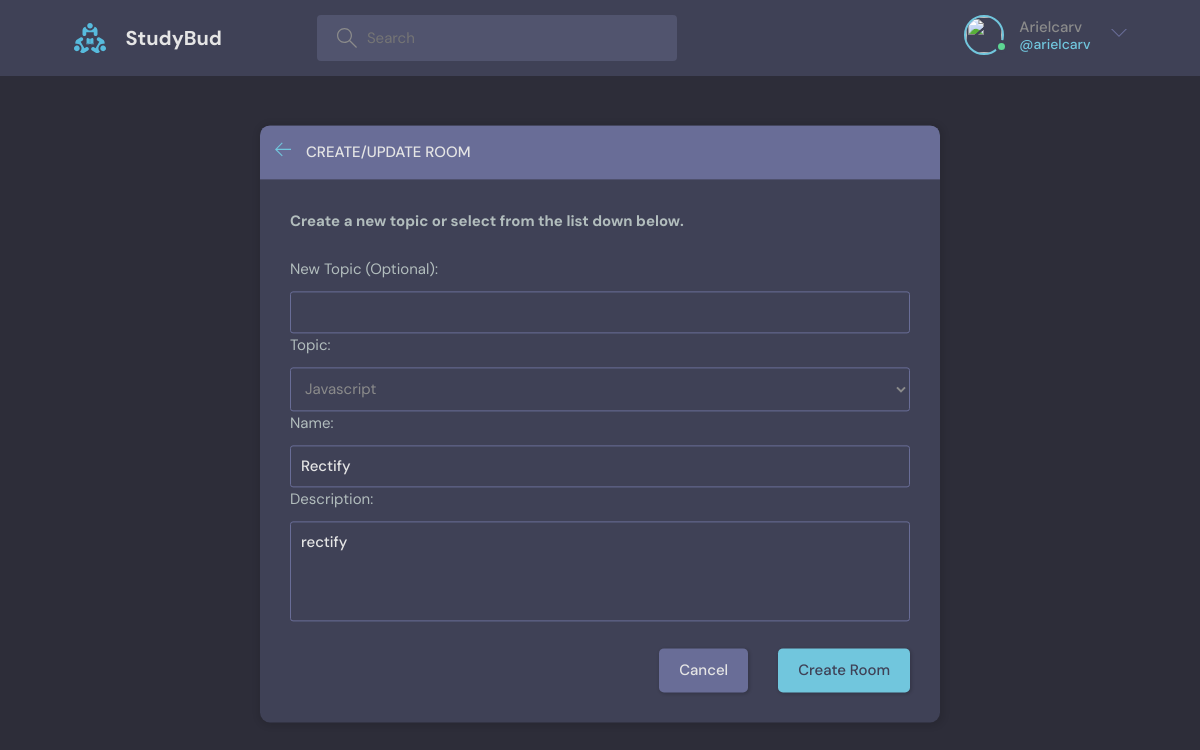
The app's page /update-room/14 (signed in) with its own data.
### general/models.py (models this page shows, shortened)
class Room(models.Model):
    host = models.ForeignKey(
        get_user_model(), on_delete=models.CASCADE, null=False, blank=False
    )
    topic = models.ForeignKey(Topic, on_delete=models.SET_NULL, null=True, blank=False)
    name = models.CharField(max_length=200)
    description = models.TextField(null=True, blank=True)
    participants = models.ManyToManyField(
        get_user_model(), related_name="participants", blank=True
    )
    created = models.DateTimeField(auto_now_add=True)
    updated = models.DateTimeField(auto_now=True)
    class Meta:
        ordering = ["-updated", "-created"]

class Topic(models.Model):
    name = models.CharField(max_length=200)
    description = models.TextField(null=True, blank=True)
    created = models.DateTimeField(auto_now_add=True)
    updated = models.DateTimeField(auto_now=True)
    def __str__(self):
        return self.name

### general/views.py (the view, shortened to what this page needs)
# urls.py: path("update-room/<str:pk>", UpdateRoom.as_view(), name="update-room"),
class UpdateRoom(UserPassesTestMixin, UpdateView):
    model = Room
    template_name = "general/room_form.html"
    form_class = RoomForm
    success_url = reverse_lazy("home")
    def test_func(self):
        if (
            self.request.user == self.get_object().host
            or self.request.user.is_superuser
        ):
            return True
        PermissionDenied("You are not the host of this room.")
    def dispatch(self, request, *args, **kwargs):
        try:
            return super().dispatch(request, *args, **kwargs)
        except PermissionDenied:
            messages.error(
                self.request, "You don't have permission to access this room."
            )
            return redirect("home")
    def get_context_data(self, **kwargs):
        context = super().get_context_data(**kwargs)
        context["topics"] = Topic.objects.all()
        return context

### general/forms.py
class RoomForm(ModelForm):
    new_topic = forms.CharField(
        max_length=200, required=False, label="New Topic (Optional)"
    )
    class Meta:
        model = Room
        required_fields = ["topic", "name"]
        fields = ["new_topic", "topic", "name", "description"]

### general/templates/general/room_form.html (shortened to what this page needs)
{% extends 'main.html' %}
{% block content %}
  <main class="create-room layout">
    <div class="container">
      <div class="layout__box">
        <div class="layout__boxHeader">
          <div class="layout__boxTitle">
            <a href="{{ request.META.HTTP_REFERER|escape }}">
              <svg version="1.1" xmlns="http://www.w3.org/2000/svg" width="32" height="32" viewBox="0 0 32 32">
                <title>arrow-left</title>
                <path
                  d="M13.723 2.286l-13.723 13.714 13.719 13.714 1.616-1.611-10.96-10.96h27.625v-2.286h-27.625l10.965-10.965-1.616-1.607z">
                </path>
              </svg>
            </a>
            <h3>Create/Update Room</h3>
          </div>
        </div>
        <div class="layout__body">
          <form class="form" method="POST" action="">
            <h3>Create a new topic or select from the list down below.</h3>
            <br>
            <div class="form__group">
              {{ form.as_p }}
            </div>
            <div class="form__action">
              <a class="btn btn--dark" href="{{ request.META.HTTP_REFERER|escape }}">Cancel</a>
              <button class="btn btn--main" type="submit" value="Submit">Create Room</button>
            </div>
          </form>
        </div>
      </div>
    </div>
  </main>
{% endblock %}

### templates/components/navbar.html (shortened to what this page needs)
{% load static %}
{% block css %}
  <link rel="stylesheet" href="{% static 'style/navbar.css' %}">
{% endblock %}
<header class="header deaher--loggedIn">
  <div class="container">
    <a href="{% url 'home' %}" class="header__logo">
      <img src="{% static 'img/logo.svg' %}" alt="Logo"/>
      <h1>StudyBud</h1>
    </a>
    <form class="header__search" method="GET" action="{% url 'home' %}">
      <label>
        <input type="text" name="query" placeholder="Search"/>
      </label>
    </form>
    <nav class="header__menu">
      {% if request.user.is_authenticated %}
        <div class="header__user">
          <a href="{% url 'profile' request.user.id %}">
            <div class="avatar avatar--medium active">
              <img src="https://api.lorem.space/image/face?w=100&h=100"/>
            </div>
            <p>
              {{ request.user.username|capfirst }}
              <span>@{{ request.user.username }}</span>
            </p>
          </a>
          <button class="dropdown-button">
            <svg
              xmlns="http://www.w3.org/2000/svg"
              width="32"
              height="32"
              viewBox="0 0 32 32"
            >
              <title>chevron-down</title>
              <path d="M16 21l-13-13h-3l16 16 16-16h-3l-13 13z"></path>
            </svg>
          </button>
        </div>
      {% else %}
        <a href="{% url 'login' %}">
          <img src="{% static 'img/avatar.svg' %}"/>
          <p>Login</p>
        </a>
      {% endif %}
    </nav>
  </div>
</header>

### general/static/style/main.css (style rules this page uses)
:root { --color-main: #71c6dd; --color-main-light: #e1f6fb; --color-dark: #3f4156; --color-dark-medium: #51546e; --color-dark-light: #696d97; --color-light: #e5e5e5; --color-gray: #8b8b8b; --color-light-gray: #b2bdbd; --color-bg: #2d2d39; --color-success: #5dd693; --color-error: #fc4b0b; }
* { font-family: "DM Sans", -apple-system, BlinkMacSystemFont, "Segoe UI", Roboto, Oxygen, Ubuntu, Cantarell, "Open Sans", "Helvetica Neue", sans-serif; margin: 0; padding: 0; box-sizing: border-box; text-rendering: optimizeLegibility; font-size: inherit; }
html { font-size: 56.25%; }
@media only screen and (min-width: 1200px) { html { font-size: 62.5%; } }
body { line-height: 1.6; font-weight: 400; font-size: 1.5rem; color: var(--color-light-gray); background-color: var(--color-bg); min-height: 100vh; }
img { width: 100%; }
a { display: inline-block; color: var(--color-main); text-decoration: none; }
.container { max-width: 120rem; width: 90%; margin: auto; }
.btn { background-color: transparent; border: none; display: inline-flex; align-items: center; gap: 1rem; cursor: pointer; transition: all ease-in-out 0.3s; padding: 1rem 2rem; border-radius: 5px; box-shadow: 1px 1px 3px 1px rgba(0, 0, 0, 0.15); font-weight: 500; }
.btn--main { background-color: var(--color-main); color: var(--color-dark); }
.btn--dark { background-color: var(--color-dark-light); color: var(--color-light); }
.avatar { position: relative; display: inline-block; border-radius: 50%; border: 2px solid var(--color-main); }
.avatar img { display: block; border-radius: 50%; object-fit: cover; object-position: center; }
.avatar::after { content: ""; display: block; position: absolute; background-color: var(--color-gray); z-index: 111; border-radius: 50%; border: 0.3rem solid var(--color-dark); }
.avatar.active::after { background-color: var(--color-success); }
.avatar.avatar--medium img { width: 3.6rem; height: 3.6rem; border-radius: 50%; }
.avatar.avatar--medium:after { width: 0.7rem; height: 0.7rem; bottom: 0; right: -6px; }
.layout { margin-top: 2.4rem; }
.layout > .container { display: flex; justify-content: space-between; align-items: flex-start; }
.layout__box { width: 90%; max-width: 48rem; min-height: 40rem; position: absolute; top: 50%; left: 50%; transform: translate(-50%, -46%); background-color: var(--color-dark); border-radius: 1rem; box-shadow: 1px 1px 6px 3px rgba(0, 0, 0, 0.1); overflow: hidden; }
.layout__boxHeader { display: flex; padding: 1.5rem; background-color: var(--color-dark-light); }
.layout__boxTitle { display: flex; gap: 1.5rem; align-items: center; }
.layout__boxTitle h3 { text-transform: uppercase; font-weight: 500; color: var(--color-light); }
.layout__boxTitle svg { width: 1.6rem; height: 1.6rem; fill: var(--color-main); }
.layout__body { margin: 3rem; }
.form__group { margin-bottom: 2rem; width: 100%; }
.form__group label { display: block; font-size: 1.5rem; margin-bottom: 1rem; }
.form__group input, .form__group textarea, .form__group select { background: transparent; border: 1px solid var(--color-dark-light); padding: 1rem; border-radius: 3px; width: 100%; color: var(--color-light); font-weight: 500; outline: none; }
.form__group textarea { background: transparent; height: 10rem; resize: none; }
.form__group select { color: var(--color-gray); font-weight: 400; }
.form__group select option { background-color: var(--color-dark-light); color: var(--color-light); padding: 0 10rem; }
.form__action { display: flex; justify-content: flex-end; gap: 3rem; }
.create-room.layout .layout__box { max-width: 68rem; }

### records on screen
Room: topic "Javascript", description "rectify"
Topic: name "Rectify"

### other values on screen
{{ request.user.username|capfirst }} "Arielcarv"
{{ request.user.username }} "arielcarv"
